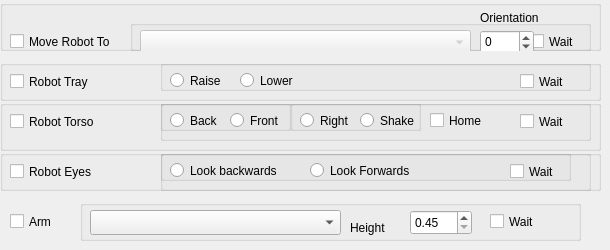
     <widget class="QWidget" name="tab_6">
      <attribute name="title">
       <string>Robot Movements</string>
      </attribute>
      <widget class="QGroupBox" name="UserLocGroupBox_5">
       <property name="geometry">
        <rect>
         <x>0</x>
         <y>0</y>
         <width>601</width>
         <height>51</height>
        </rect>
       </property>
       <property name="font">
        <font>
         <weight>50</weight>
         <bold>false</bold>
        </font>
       </property>
       <property name="alignment">
        <set>Qt::AlignLeading|Qt::AlignLeft|Qt::AlignVCenter</set>
       </property>
       <widget class="QCheckBox" name="moveRobotCheckBox">
        <property name="geometry">
         <rect>
          <x>10</x>
          <y>30</y>
          <width>111</width>
          <height>23</height>
         </rect>
        </property>
        <property name="text">
         <string>Move Robot To</string>
        </property>
       </widget>
       <widget class="QGroupBox" name="moveWaitGroupBox">
        <property name="geometry">
         <rect>
          <x>130</x>
          <y>20</y>
          <width>461</width>
          <height>31</height>
         </rect>
        </property>
        <property name="title">
         <string/>
        </property>
        <widget class="QCheckBox" name="moveWaitCheckBox">
         <property name="geometry">
          <rect>
           <x>400</x>
           <y>10</y>
           <width>61</width>
           <height>23</height>
          </rect>
         </property>
         <property name="text">
          <string>Wait  </string>
         </property>
        </widget>
        <widget class="QComboBox" name="moveRobotComboBox">
         <property name="enabled">
          <bool>false</bool>
         </property>
         <property name="geometry">
          <rect>
           <x>10</x>
           <y>10</y>
           <width>331</width>
           <height>25</height>
          </rect>
         </property>
        </widget>
        <widget class="QSpinBox" name="moveRobotSpinBox">
         <property name="geometry">
          <rect>
           <x>350</x>
           <y>10</y>
           <width>54</width>
           <height>24</height>
          </rect>
         </property>
         <property name="minimum">
          <number>-180</number>
         </property>
         <property name="maximum">
          <number>180</number>
         </property>
        </widget>
       </widget>
       <widget class="QLabel" name="label_15">
        <property name="geometry">
         <rect>
          <x>480</x>
          <y>10</y>
          <width>71</width>
          <height>16</height>
         </rect>
        </property>
        <property name="text">
         <string>Orientation</string>
        </property>
       </widget>
      </widget>
      <widget class="QGroupBox" name="UserLocGroupBox_6">
       <property name="geometry">
        <rect>
         <x>0</x>
         <y>60</y>
         <width>601</width>
         <height>41</height>
        </rect>
       </property>
       <property name="font">
        <font>
         <weight>50</weight>
         <bold>false</bold>
        </font>
       </property>
       <property name="alignment">
        <set>Qt::AlignLeading|Qt::AlignLeft|Qt::AlignVCenter</set>
       </property>
       <widget class="QCheckBox" name="robotTrayCheckBox">
        <property name="geometry">
         <rect>
          <x>10</x>
          <y>10</y>
          <width>131</width>
          <height>23</height>
         </rect>
        </property>
        <property name="text">
         <string>Robot Tray</string>
        </property>
       </widget>
       <widget class="QGroupBox" name="robotTrayGroupBox">
        <property name="geometry">
         <rect>
          <x>160</x>
          <y>0</y>
          <width>431</width>
          <height>31</height>
         </rect>
        </property>
        <property name="title">
         <string/>
        </property>
        <widget class="QRadioButton" name="trayRaiseRadioButton">
         <property name="geometry">
          <rect>
           <x>10</x>
           <y>10</y>
           <width>99</width>
           <height>21</height>
          </rect>
         </property>
         <property name="text">
          <string>Raise</string>
         </property>
        </widget>
        <widget class="QRadioButton" name="trayLowerRadioButton">
         <property name="geometry">
          <rect>
           <x>80</x>
           <y>10</y>
           <width>99</width>
           <height>21</height>
          </rect>
         </property>
         <property name="text">
          <string>Lower</string>
         </property>
        </widget>
        <widget class="QCheckBox" name="trayWaitCheckBox">
         <property name="geometry">
          <rect>
           <x>360</x>
           <y>10</y>
           <width>61</width>
           <height>23</height>
          </rect>
         </property>
         <property name="text">
          <string>Wait  </string>
         </property>
        </widget>
       </widget>
      </widget>
      <widget class="QGroupBox" name="robotTorsoGroupBox">
       <property name="geometry">
        <rect>
         <x>0</x>
         <y>100</y>
         <width>601</width>
         <height>51</height>
        </rect>
       </property>
       <property name="font">
        <font>
         <weight>50</weight>
         <bold>false</bold>
        </font>
       </property>
       <property name="alignment">
        <set>Qt::AlignLeading|Qt::AlignLeft|Qt::AlignVCenter</set>
       </property>
       <widget class="QCheckBox" name="robotTorsoCheckBox">
        <property name="geometry">
         <rect>
          <x>10</x>
          <y>10</y>
          <width>131</width>
          <height>23</height>
         </rect>
        </property>
        <property name="text">
         <string>Robot Torso</string>
        </property>
       </widget>
       <widget class="QGroupBox" name="TorsoGroupBox">
        <property name="geometry">
         <rect>
          <x>160</x>
          <y>0</y>
          <width>431</width>
          <height>41</height>
         </rect>
        </property>
        <property name="title">
         <string/>
        </property>
        <widget class="QGroupBox" name="TorsoBFGroupBox">
         <property name="geometry">
          <rect>
           <x>0</x>
           <y>0</y>
           <width>131</width>
           <height>31</height>
          </rect>
         </property>
         <property name="title">
          <string/>
         </property>
         <widget class="QRadioButton" name="torsoLookBackRadioButton">
          <property name="geometry">
           <rect>
            <x>10</x>
            <y>10</y>
            <width>61</width>
            <height>21</height>
           </rect>
          </property>
          <property name="text">
           <string>Back</string>
          </property>
          <property name="autoExclusive">
           <bool>false</bool>
          </property>
         </widget>
         <widget class="QRadioButton" name="torsoLookForwardRadioButton">
          <property name="geometry">
           <rect>
            <x>70</x>
            <y>10</y>
            <width>61</width>
            <height>21</height>
           </rect>
          </property>
          <property name="text">
           <string>Front</string>
          </property>
          <property name="autoExclusive">
           <bool>false</bool>
          </property>
         </widget>
        </widget>
        <widget class="QGroupBox" name="TorsoLRGroupBox">
         <property name="geometry">
          <rect>
           <x>130</x>
           <y>0</y>
           <width>131</width>
           <height>31</height>
          </rect>
         </property>
         <property name="title">
          <string/>
         </property>
         <widget class="QRadioButton" name="torsoLookRightRadioButton">
          <property name="geometry">
           <rect>
            <x>10</x>
            <y>10</y>
            <width>61</width>
            <height>21</height>
           </rect>
          </property>
          <property name="text">
           <string>Right</string>
          </property>
          <property name="autoExclusive">
           <bool>false</bool>
          </property>
         </widget>
         <widget class="QRadioButton" name="torsoLookLeftRadioButton">
          <property name="geometry">
           <rect>
            <x>70</x>
            <y>10</y>
            <width>71</width>
            <height>21</height>
           </rect>
          </property>
          <property name="text">
           <string>Shake</string>
          </property>
          <property name="autoExclusive">
           <bool>false</bool>
          </property>
         </widget>
        </widget>
        <widget class="QCheckBox" name="torsoHomeCheckBox">
         <property name="geometry">
          <rect>
           <x>270</x>
           <y>10</y>
           <width>71</width>
           <height>21</height>
          </rect>
         </property>
         <property name="text">
          <string>Home</string>
         </property>
        </widget>
        <widget class="QCheckBox" name="torsoWaitCheckBox">
         <property name="geometry">
          <rect>
           <x>360</x>
           <y>10</y>
           <width>61</width>
           <height>23</height>
          </rect>
         </property>
         <property name="text">
          <string>Wait  </string>
         </property>
        </widget>
       </widget>
      </widget>
      <widget class="QGroupBox" name="robotArmGroupBox">
       <property name="geometry">
        <rect>
         <x>80</x>
         <y>200</y>
         <width>501</width>
         <height>41</height>
        </rect>
       </property>
       <property name="font">
        <font>
         <weight>50</weight>
         <bold>false</bold>
        </font>
       </property>
       <property name="alignment">
        <set>Qt::AlignLeading|Qt::AlignLeft|Qt::AlignVCenter</set>
       </property>
       <widget class="QComboBox" name="armComboBox">
        <property name="geometry">
         <rect>
          <x>10</x>
          <y>10</y>
          <width>251</width>
          <height>25</height>
         </rect>
        </property>
       </widget>
       <widget class="QCheckBox" name="robotExpressionCheckBox_2">
        <property name="geometry">
         <rect>
          <x>360</x>
          <y>180</y>
          <width>131</width>
          <height>23</height>
         </rect>
        </property>
        <property name="text">
         <string>Gui Expressions</string>
        </property>
       </widget>
       <widget class="QCheckBox" name="armWaitCheckBox">
        <property name="geometry">
         <rect>
          <x>410</x>
          <y>10</y>
          <width>71</width>
          <height>23</height>
         </rect>
        </property>
        <property name="text">
         <string>Wait  </string>
        </property>
       </widget>
       <widget class="QDoubleSpinBox" name="armHeightSpinBox">
        <property name="geometry">
         <rect>
          <x>330</x>
          <y>10</y>
          <width>62</width>
          <height>25</height>
         </rect>
        </property>
        <property name="minimum">
         <double>0.450000000000000</double>
        </property>
        <property name="maximum">
         <double>0.600000000000000</double>
        </property>
        <property name="singleStep">
         <double>0.010000000000000</double>
        </property>
       </widget>
       <widget class="QLabel" name="label_25">
        <property name="geometry">
         <rect>
          <x>270</x>
          <y>20</y>
          <width>57</width>
          <height>15</height>
         </rect>
        </property>
        <property name="text">
         <string>Height</string>
        </property>
       </widget>
      </widget>
      <widget class="QGroupBox" name="robotTorsoGroupBox_3">
       <property name="geometry">
        <rect>
         <x>0</x>
         <y>150</y>
         <width>601</width>
         <height>41</height>
        </rect>
       </property>
       <property name="font">
        <font>
         <weight>50</weight>
         <bold>false</bold>
        </font>
       </property>
       <property name="alignment">
        <set>Qt::AlignLeading|Qt::AlignLeft|Qt::AlignVCenter</set>
       </property>
       <widget class="QGroupBox" name="TorsoGroupBox_3">
        <property name="geometry">
         <rect>
          <x>160</x>
          <y>0</y>
          <width>431</width>
          <height>41</height>
         </rect>
        </property>
        <property name="title">
         <string/>
        </property>
        <widget class="QGroupBox" name="robotEyesGroupBox">
         <property name="geometry">
          <rect>
           <x>0</x>
           <y>0</y>
           <width>411</width>
           <height>31</height>
          </rect>
         </property>
         <property name="title">
          <string/>
         </property>
         <widget class="QRadioButton" name="eyesBackRadioButton">
          <property name="geometry">
           <rect>
            <x>10</x>
            <y>10</y>
            <width>141</width>
            <height>21</height>
           </rect>
          </property>
          <property name="text">
           <string>Look backwards</string>
          </property>
         </widget>
         <widget class="QRadioButton" name="eyesForwardRadioButton">
          <property name="geometry">
           <rect>
            <x>150</x>
            <y>10</y>
            <width>111</width>
            <height>21</height>
           </rect>
          </property>
          <property name="text">
           <string>Look Forwards</string>
          </property>
         </widget>
         <widget class="QCheckBox" name="eyesWaitCheckBox">
          <property name="geometry">
           <rect>
            <x>350</x>
            <y>10</y>
            <width>71</width>
            <height>23</height>
           </rect>
          </property>
          <property name="text">
           <string>Wait  </string>
          </property>
         </widget>
        </widget>
       </widget>
       <widget class="QCheckBox" name="robotEyesCheckBox">
        <property name="geometry">
         <rect>
          <x>10</x>
          <y>10</y>
          <width>131</width>
          <height>23</height>
         </rect>
        </property>
        <property name="text">
         <string>Robot Eyes</string>
        </property>
       </widget>
      </widget>
      <widget class="QCheckBox" name="armCheckBox">
       <property name="geometry">
        <rect>
         <x>10</x>
         <y>210</y>
         <width>61</width>
         <height>23</height>
        </rect>
       </property>
       <property name="text">
        <string>Arm</string>
       </property>
      </widget>
     </widget>
